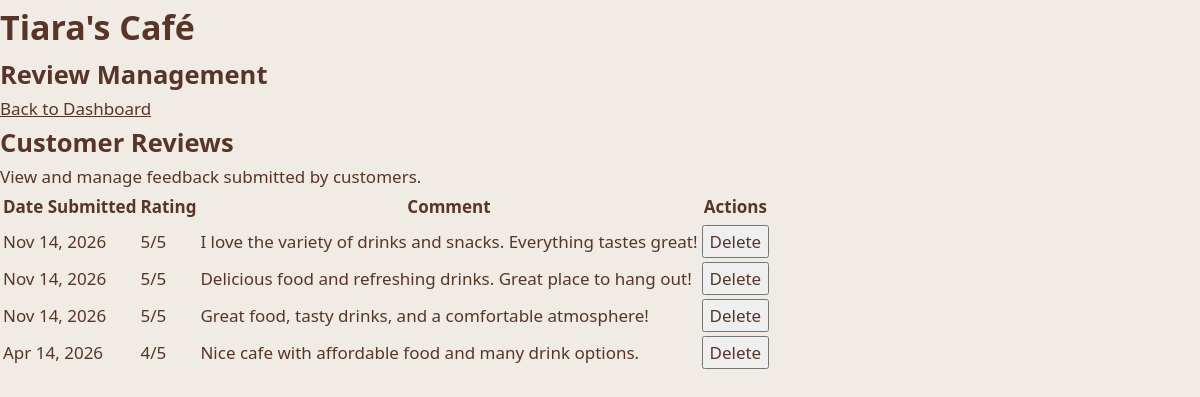
/tiaras_cafe/public/admin/review-management.php (signed in), run on the app's committed database.
### tables this page shows
CREATE TABLE `review` (
  `review_id` int(10) UNSIGNED NOT NULL,
  `email_address` varchar(255) NOT NULL,
  `rating` int(11) NOT NULL,
  `comment` text NOT NULL,
  `created_at` datetime NOT NULL
);

### tiaras_cafe/app/Repositories/ReviewRepository.php (called while the page is built, shortened)
<?php
class ReviewRepository
{
    private PDO $connection;
    public function __construct(PDO $connection)
    {
        $this->connection = $connection;
    }
    public function getAllReviews(): array
    {
        $sql = "
            SELECT review_id, email_address, rating, comment, created_at
            FROM review
            ORDER BY created_at DESC
        ";
        $statement = $this->connection->query($sql);
        $rows = $statement->fetchAll();
        $reviews = [];
        foreach ($rows as $row) {
            $reviews[] = new Review(
                $row['email_address'],
                (int) $row['rating'],
                $row['comment'],
                (int) $row['review_id'],
                $row['created_at']
            );
        }
        return $reviews;
    }
}

### tiaras_cafe/app/Models/Review.php (called while the page is built, shortened)
<?php
class Review
{
    private int $rating;
    private string $comment;
    private ?string $createdAt;
    public function __construct(
        string $emailAddress,
        int $rating,
        string $comment,
        ?int $reviewId = null,
        ?string $createdAt = null
    ) {
        $this->rating = $rating;
        $this->comment = $comment;
        $this->createdAt = $createdAt;
    }
    public function getRating(): int { return $this->rating; }
    public function getComment(): string { return $this->comment; }
    public function getCreatedAt(): ?string { return $this->createdAt; }
}

### tiaras_cafe/public/admin/review-management.php (the view, shortened to what this page needs)
<?php
$database = new Database();
$connection = $database->connect();
$reviewRepository = new ReviewRepository($connection);
$reviews = $reviewRepository->getAllReviews();
?>
<!DOCTYPE html>
<html lang="en">
<head>
    <link rel="stylesheet" href="/tiaras_cafe/public/CSS/style.css">
</head>
<body>
    <header>
        <h1>Tiara's Café</h1>
        <h2>Review Management</h2>
    </header>
    <main class="review-management">
        <a href="dashboard.php">Back to Dashboard</a>
        <h2>Customer Reviews</h2>
        <p>View and manage feedback submitted by customers.</p>
        <table>
            <thead>
                <tr>
                    <th>Date Submitted</th>
                    <th>Rating</th>
                    <th>Comment</th>
                    <th>Actions</th>
                </tr>
            </thead>
            <tbody>
                <?php if (empty($reviews)): ?>
                    <tr>
                        <td colspan="4">No customer reviews to display yet.</td>
                    </tr>
                <?php else: ?>
                    <?php foreach ($reviews as $review): ?>
                        <tr>
                            <td>
                                <?= htmlspecialchars(
                                    date('M d, Y', strtotime($review->getCreatedAt()))
                                ) ?>
                            </td>
                            <td>
                                <?= htmlspecialchars((string) $review->getRating()) ?>/5
                            </td>
                            <td>
                                <?= htmlspecialchars($review->getComment()) ?>
                            </td>
                            <td>
                                <form method="POST"
                                      onsubmit="return confirm('Are you sure you want to delete this review?');">
                                    <button type="submit" name="delete_review">
                                        Delete
                                    </button>
                                </form>
                            </td>
                        </tr>
                    <?php endforeach; ?>
                <?php endif; ?>
            </tbody>
        </table>
    </main>
</body>
</html>

### tiaras_cafe/public/css/style.css (style rules this page uses)
:root { color-scheme: light; box-sizing: border-box; padding-top: env(safe-area-inset-top, 0px); padding-bottom: env(safe-area-inset-bottom, 0px); }
html { scroll-padding-top: env(safe-area-inset-top, 0px); }
body { padding: 0; }
:root { --butter: #f0ebe5; --rose: #e4c6c8; --choc: #573529; --bg: #f0ebe5; --surface: #f8f5f1; --surface-2: #e8dfd6; --tile: #ecd9d9; --ink: #573529; --ink-soft: #7b5d50; --line: #d8c9bd; --band: #573529; --on-band: #f0ebe5; --on-band-soft: #dcc9bf; --rose-band: #e4c6c8; --on-rose: #573529; --btn-bg: #573529; --btn-fg: #f0ebe5; --bullet: #b98f93; --focus: #8a4f5a; --error: #a3322f; --cal-off-bg: #573529; --cal-off-fg: #f0ebe5; --cal-res: #d9c0b3; --cal-sel: #e4c6c8; --cal-sel-fg: #573529; --display: 'Playfair Display', Georgia, 'Times New Roman', serif; --sans: 'Jost', 'Segoe UI', system-ui, -apple-system, 'Helvetica Neue', Arial, sans-serif; }
*, *::before, *::after { box-sizing: border-box; }
html { scroll-behavior: smooth; }
body { margin: 0; background: var(--bg); color: var(--ink); font: 400 17px/1.6 var(--sans); -webkit-font-smoothing: antialiased; overflow-x: hidden; }
body::before { content: ''; position: fixed; inset: 0 0 auto; height: env(safe-area-inset-top, 0px); z-index: 30; background: var(--band); }
h1, h2, h3, h4 { margin: 0; text-wrap: balance; }
p { margin: 0; }
a { color: inherit; }
button, input, select, textarea { font: inherit; color: inherit; }

### data on the page
review: created_at "Nov 14, 2026", rating "5", comment "I love the variety of drinks and snacks. Everything tastes great!"
review: created_at "Nov 14, 2026", rating "5", comment "Delicious food and refreshing drinks. Great place to hang out!"
review: created_at "Nov 14, 2026", rating "5", comment "Great food, tasty drinks, and a comfortable atmosphere!"
review: created_at "Apr 14, 2026", rating "4", comment "Nice cafe with affordable food and many drink options."
